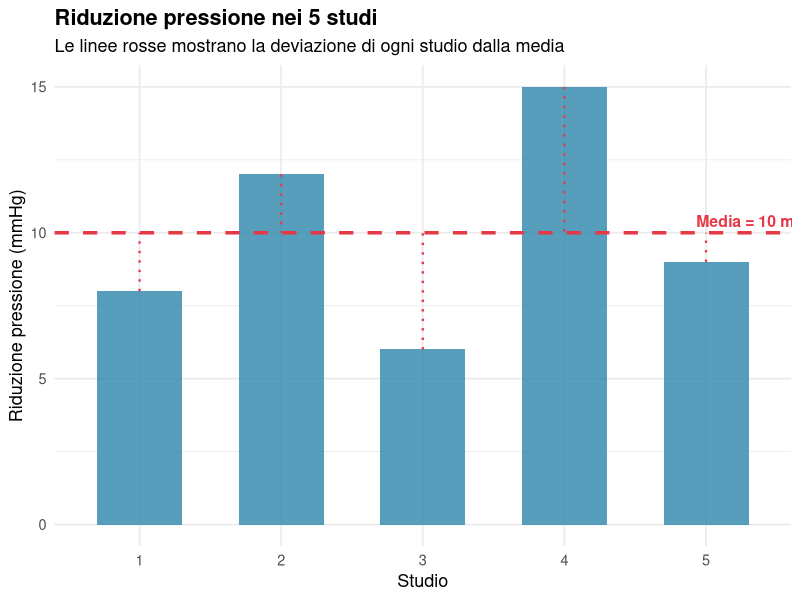
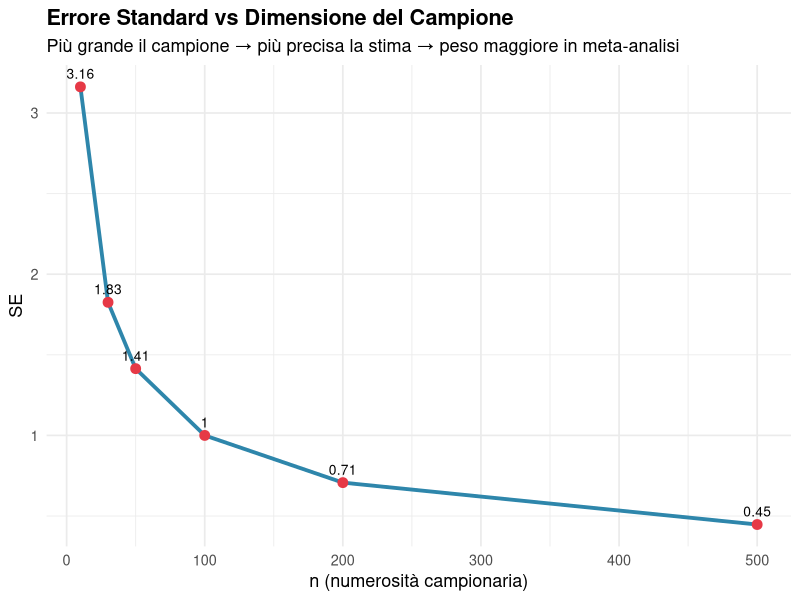
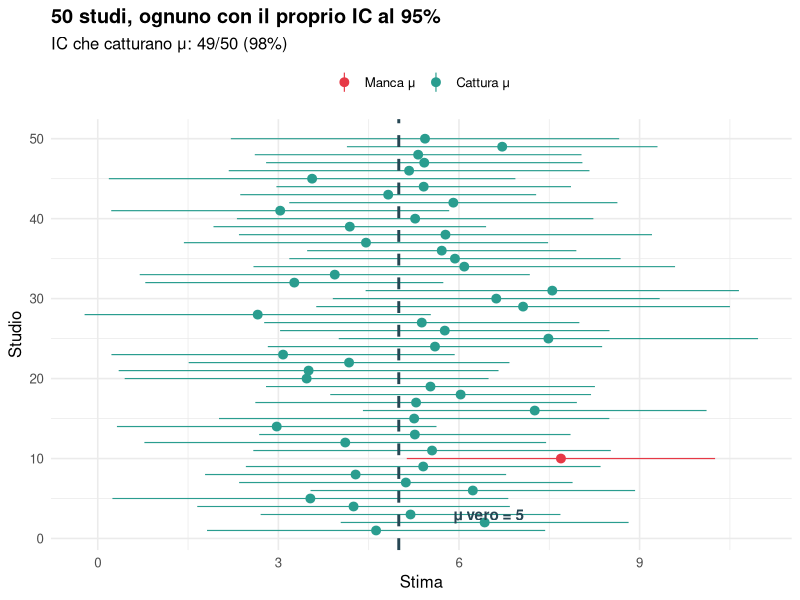
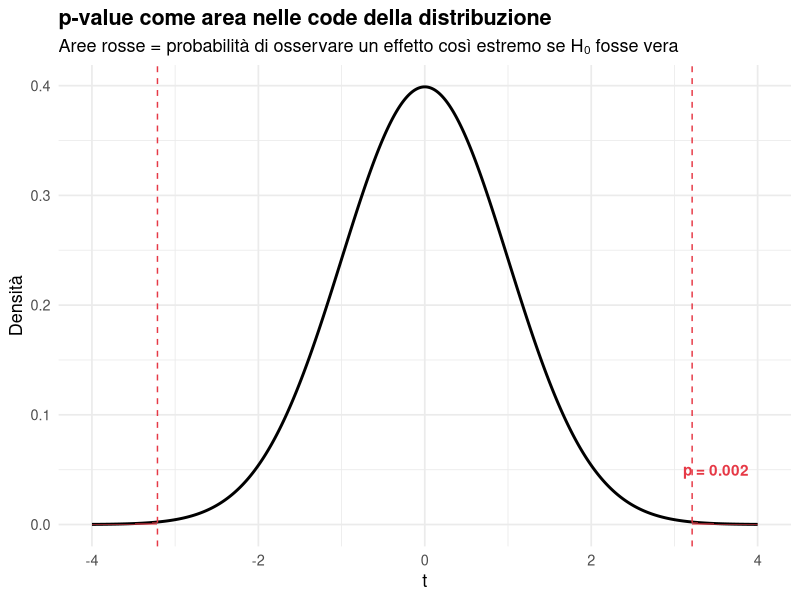

Reproduce these figures in R, in order.
## ---- chunk 1
#| include: false
library(tidyverse)
library(ggplot2)
## ---- chunk 2
set.seed(42)
# Immagina 3 studi che misurano una riduzione della pressione (mmHg)
studi <- list(
  studio_A = rnorm(n = 30,  mean = 8, sd = 5),
  studio_B = rnorm(n = 100, mean = 6, sd = 4),
  studio_C = rnorm(n = 15,  mean = 10, sd = 7)
)

# Calcolo manuale
risultati <- map_dfr(names(studi), function(nome) {
  x <- studi[[nome]]
  data.frame(
    Studio    = nome,
    N         = length(x),
    Media     = round(mean(x), 2),
    SD        = round(sd(x), 2),
    Varianza  = round(var(x), 2)
  )
})
knitr::kable(risultati, caption = "Statistiche descrittive per studio")
## ---- chunk 3
# I 5 risultati osservati
riduzioni <- c(8, 12, 6, 15, 9)

# --- MEDIA ---
n     <- length(riduzioni)
media <- sum(riduzioni) / n

cat("Valori:", riduzioni, "\n")
cat("Somma: ", sum(riduzioni), "\n")
cat("n:     ", n, "\n")
cat("Media =", sum(riduzioni), "/", n, "=", media, "mmHg\n\n")

# --- VARIANZA (passo per passo) ---
deviazioni   <- riduzioni - media
dev_quadrate <- deviazioni^2

df_passi <- data.frame(
  Studio        = paste("Studio", 1:5),
  Valore        = riduzioni,
  Deviazione    = deviazioni,
  Dev_quadrata  = dev_quadrate
)
knitr::kable(df_passi, caption = "Calcolo manuale della varianza")
## ---- chunk 4
varianza <- sum(dev_quadrate) / (n - 1)
sd_val   <- sqrt(varianza)

cat("Somma delle deviazioni quadrate:", sum(dev_quadrate), "\n")
cat("Diviso (n-1) =", n-1, "\n")
cat("Varianza =", varianza, "\n")
cat("Deviazione standard = sqrt(", varianza, ") =", round(sd_val, 2), "mmHg\n")

# Verifica con funzioni R
cat("\nVerifica con R: var() =", var(riduzioni), "| sd() =", round(sd(riduzioni), 2), "\n")
## ---- chunk 5
df_plot <- data.frame(studio = 1:5, valore = riduzioni)

ggplot(df_plot, aes(x = factor(studio), y = valore)) +
  geom_col(fill = "#2E86AB", alpha = 0.8, width = 0.6) +
  geom_hline(yintercept = media, linetype = "dashed",
             color = "#E63946", linewidth = 1.2) +
  geom_segment(aes(xend = factor(studio), yend = media),
               color = "#E63946", linewidth = 0.8, linetype = "dotted") +
  annotate("text", x = 5.4, y = media + 0.4,
           label = paste0("Media = ", media, " mmHg"),
           color = "#E63946", fontface = "bold", size = 4) +
  labs(
    title    = "Riduzione pressione nei 5 studi",
    subtitle = "Le linee rosse mostrano la deviazione di ogni studio dalla media",
    x = "Studio", y = "Riduzione pressione (mmHg)"
  ) +
  theme_minimal(base_size = 13) +
  theme(plot.title = element_text(face = "bold"))
## ---- chunk 6
# La varianza degli studi → eterogeneità (τ²) in meta-analisi
confronto <- data.frame(
  Concetto      = c("Media", "Varianza (σ²)", "SD / √n"),
  `Singolo studio`   = c("effetto osservato", "dispersione dei soggetti", "errore standard (SE)"),
  `Meta-analisi`     = c("effetto combinato (pooled)", "eterogeneità tra studi (τ²)", "peso dello studio: 1/SE²")
)
knitr::kable(confronto, caption = "Da singolo studio a meta-analisi")
## ---- chunk 7
# Dimostriamo come il SE dipende da n
n_valori <- c(10, 30, 50, 100, 200, 500)
sigma <- 10  # deviazione standard fissa

df_se <- data.frame(
  n  = n_valori,
  SE = sigma / sqrt(n_valori)
)

ggplot(df_se, aes(x = n, y = SE)) +
  geom_line(color = "#2E86AB", linewidth = 1.3) +
  geom_point(color = "#E63946", size = 3) +
  geom_text(aes(label = round(SE, 2)), vjust = -0.8, size = 3.5) +
  labs(
    title    = "Errore Standard vs Dimensione del Campione",
    subtitle = "Più grande il campione → più precisa la stima → peso maggiore in meta-analisi",
    x = "n (numerosità campionaria)", y = "SE"
  ) +
  theme_minimal(base_size = 13) +
  theme(plot.title = element_text(face = "bold"))
## ---- chunk 8
set.seed(123)
# Simula 50 "studi", ognuno con n=30, dalla stessa popolazione (mu=5)
mu_vero <- 5
n        <- 30
sigma    <- 8
n_studi  <- 50

df_ic <- map_dfr(1:n_studi, function(i) {
  x      <- rnorm(n, mu_vero, sigma)
  media  <- mean(x)
  se     <- sd(x) / sqrt(n)
  lb     <- media - 1.96 * se
  ub     <- media + 1.96 * se
  data.frame(studio = i, media = media, lb = lb, ub = ub,
             cattura = (lb <= mu_vero & ub >= mu_vero))
})

ggplot(df_ic, aes(x = studio, y = media, color = cattura)) +
  geom_pointrange(aes(ymin = lb, ymax = ub), linewidth = 0.4) +
  geom_hline(yintercept = mu_vero, linetype = "dashed",
             color = "#264653", linewidth = 1) +
  scale_color_manual(values = c("TRUE" = "#2A9D8F", "FALSE" = "#E63946"),
                     labels = c("TRUE" = "Cattura μ", "FALSE" = "Manca μ")) +
  annotate("text", x = 3, y = mu_vero + 1.5, label = "μ vero = 5",
           color = "#264653", fontface = "bold") +
  labs(
    title = "50 studi, ognuno con il proprio IC al 95%",
    subtitle = paste0("IC che catturano μ: ",
                      sum(df_ic$cattura), "/50 (",
                      round(100*mean(df_ic$cattura), 0), "%)"),
    x = "Studio", y = "Stima", color = NULL
  ) +
  coord_flip() +
  theme_minimal(base_size = 12) +
  theme(plot.title = element_text(face = "bold"), legend.position = "top")
## ---- chunk 9
# Confronto tra due gruppi: trattamento vs controllo
set.seed(7)
controllo   <- rnorm(40, mean = 120, sd = 15)
trattamento <- rnorm(40, mean = 112, sd = 14)

test <- t.test(trattamento, controllo)

cat("=== Risultati t-test ===\n")
cat("Differenza media:", round(diff(test$estimate), 2), "\n")
cat("IC 95%:         [", round(test$conf.int[1], 2), ",",
                         round(test$conf.int[2], 2), "]\n")
cat("p-value:        ", round(test$p.value, 4), "\n")
cat("t statistic:    ", round(test$statistic, 3), "\n")
## ---- chunk 10
x <- seq(-4, 4, length.out = 500)
df_p <- data.frame(x = x, y = dnorm(x))

t_obs <- as.numeric(test$statistic)

ggplot(df_p, aes(x, y)) +
  geom_line(linewidth = 1) +
  geom_area(data = filter(df_p, x <= -abs(t_obs)),
            aes(y = y), fill = "#E63946", alpha = 0.6) +
  geom_area(data = filter(df_p, x >= abs(t_obs)),
            aes(y = y), fill = "#E63946", alpha = 0.6) +
  geom_vline(xintercept = c(-abs(t_obs), abs(t_obs)),
             linetype = "dashed", color = "#E63946") +
  annotate("text", x = 3.5, y = 0.05,
           label = paste0("p = ", round(test$p.value, 3)),
           color = "#E63946", fontface = "bold") +
  labs(title = "p-value come area nelle code della distribuzione",
       subtitle = "Aree rosse = probabilità di osservare un effetto così estremo se H₀ fosse vera",
       x = "t", y = "Densità") +
  theme_minimal(base_size = 13) +
  theme(plot.title = element_text(face = "bold"))
## ---- chunk 11
# Preview: i pesi inverse-variance
studi_df <- data.frame(
  Studio  = c("Studio A", "Studio B", "Studio C", "Studio D"),
  n       = c(30, 120, 45, 80),
  effect  = c(0.5, 0.3, 0.7, 0.4),
  se      = c(0.20, 0.09, 0.16, 0.12)
)

studi_df <- studi_df |>
  mutate(
    peso_raw = 1 / se^2,
    peso_pct = round(100 * peso_raw / sum(peso_raw), 1)
  )

knitr::kable(studi_df, digits = 3,
             caption = "Pesi inverse-variance: studi precisi pesano di più")
